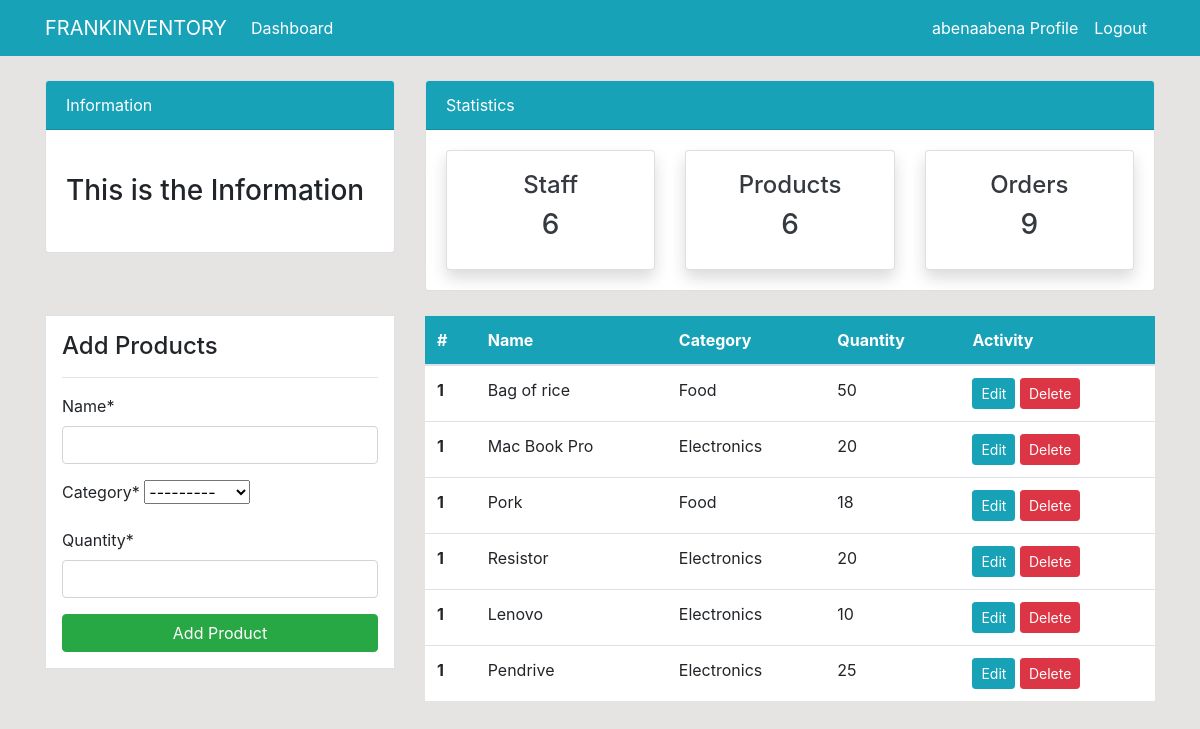
Page /product/ (signed in) on the committed database.
### dashboard/models.py (models this page shows, shortened)
class Product(models.Model):
	name = models.CharField(max_length=100, null=True)
	category = models.CharField(max_length=20, choices=CATEGORY, null=True)
	quantity = models.PositiveIntegerField(null=True)
	class Meta:
		verbose_name_plural = 'Product'

### dashboard/views.py (the view)
# urls.py: path('product/', views.product, name='dashboard-product'),
@login_required(login_url='user-login')
def product(request):
	items = Product.objects.all() # using ORM
	items_count = items.count()
	workers_count = User.objects.all().count()
	orders_count = Order.objects.all().count()
	if request.method == 'POST':
		form = ProductForm(request.POST)
		if form.is_valid():
			form.save()
			product_name = form.cleaned_data.get('name') #we are grabbing the name. You can check the other fields we specified in the forms.py
			messages.success(request, f'{product_name} has been added')
			return redirect('dashboard-product')
	else:
		form = ProductForm()
	context = {
		'items': items,
		'form': form,
		'workers_count': workers_count,
		'items_count': items_count,
		'orders_count': orders_count,
	}
	return render(request, 'dashboard/product.html', context)

### dashboard/forms.py
class ProductForm(forms.ModelForm):
	class Meta:
		model = Product
		fields = ['name', 'category', 'quantity']

### templates/dashboard/product.html (shortened to what this page needs)
{% extends 'partials/base.html' %}
{% load crispy_forms_tags %}
{% block content %}
{% include 'partials/topnav.html' %}
<div class="container">
    <div class="row my-4">
        <div class="col-md-4">
            <div class="border bg-white p-3">
                <h4>Add Products</h4>
                <hr>
                <form method="POST">
                    {{ form|crispy }}
                    <input class="btn btn-success btn-block" type="submit" value="Add Product">
                </form>
            </div>
        </div>
        <div class="col-md-8">
            <table class="table bg-white">
                <thead class="bg-info">
                    <tr class="text-white">
                        <th scope="col">#</th>
                        <th scope="col">Name</th>
                        <th scope="col">Category</th>
                        <th scope="col">Quantity</th>
                        <th scope="col">Activity</th>
                    </tr>
                </thead>
                <tbody>
                    {% for item in items %}
                    <tr>
                        <th scope="row">1</th>
                        <td>{{ item.name }}</td>
                        <td>{{ item.category }}</td>
                        <td>{{ item.quantity }}</td>
                        <td>
                            <a class="btn btn-info btn-sm" href="{% url 'dashboard-product-update' item.id %}">Edit</a>
                            <a class="btn btn-danger btn-sm" href="{% url 'dashboard-product-delete' item.id %}">Delete</a>
                        </td>
                    </tr>
                    {% endfor %}
                </tbody>
            </table>
        </div>
    </div>
    </div>
{% endblock %}

### templates/partials/nav.html (shortened to what this page needs)
<nav class="navbar navbar-expand-lg navbar-info bg-info">
    <div class="container">
        {% if user.is_authenticated %}
        <a class="navbar-brand text-white" href="{% url 'dashboard-index' %}">FRANKINVENTORY</a>
        <div class="collapse navbar-collapse" id="navbarSupportedContent">
            <ul class="navbar-nav mr-auto">
                <li class="nav-item active">
                    <a class="nav-link text-white" href="{% url 'dashboard-index' %}">Dashboard </a>
                </li>
            </ul>
            <ul class="navbar-nav ml-auto">
                <li class="nav-item active">
                    <a class="nav-link text-white" href="{% url 'user-profile' %}"> {{user.username}} Profile
                        <span class="sr-only">(current)</span></a>
                </li>
                <li class="nav-item">
                    <a class="nav-link text-white" href="{% url 'user-logout' %}">Logout</a>
                </li>
            </ul>
        {% endif %}
        </div>
    </div>
</nav>

### static/style.css (style rules this page uses)
body { background: rgb(230, 227, 227); }

### rows in the picture
Product: name "Bag of rice", category "Food", quantity "50"
Product: name "Mac Book Pro", category "Electronics", quantity "20"
Product: name "Pork", category "Food", quantity "18"
Product: name "Resistor", category "Electronics", quantity "20"
Product: name "Lenovo", category "Electronics", quantity "10"
Product: name "Pendrive", category "Electronics", quantity "25"

### other values in the picture
{{ user.username }} "abenaabena"
{{ workers_count }} "6"
{{ items_count }} "6"
{{ orders_count }} "9"
